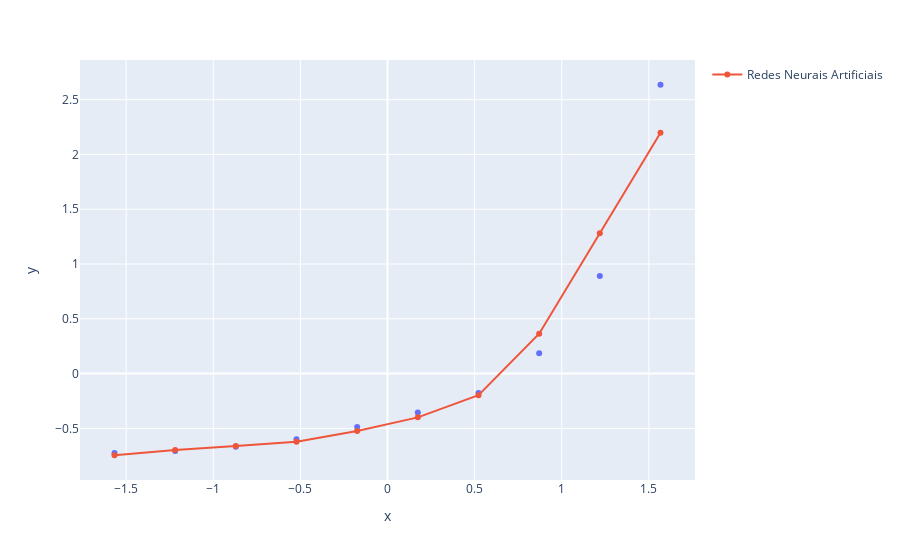

Notebook source saved alongside this figure:
### Code cell
grafico = px.scatter(x = x_plano_saude2_scaled.ravel(), y = y_plano_saude2_scaled.ravel())
grafico.add_scatter(x = x_plano_saude2_scaled.ravel(), y = regressor_rna_saude.predict(x_plano_saude2_scaled), name = 'Redes Neurais Artificiais')
grafico.show()

### Figure 1 — Plotly figure (JSON) as saved in the notebook; plotly's stock layout.template omitted (floating-point values rounded to 4 significant figures)
{"data": [{"hovertemplate": "x=%{x}<br>y=%{y}<extra></extra>", "legendgroup": "", "marker": {"color": "#636efa", "symbol": "circle"}, "mode": "markers", "name": "", "orientation": "v", "showlegend": false, "type": "scatter", "x": [-1.567, -1.219, -0.8704, -0.5222, -0.1741, 0.1741, 0.5222, 0.8704, 1.219, 1.567], "xaxis": "x", "y": [-0.724, -0.7066, -0.6682, -0.5984, -0.4867, -0.3542, -0.1762, 0.1867, 0.8915, 2.636], "yaxis": "y"}, {"name": "Redes Neurais Artificiais", "type": "scatter", "x": [-1.567, -1.219, -0.8704, -0.5222, -0.1741, 0.1741, 0.5222, 0.8704, 1.219, 1.567], "y": [-0.7451, -0.6963, -0.6616, -0.6215, -0.5231, -0.3993, -0.1964, 0.3643, 1.281, 2.199]}], "layout": {"legend": {"tracegroupgap": 0}, "margin": {"t": 60}, "xaxis": {"anchor": "y", "domain": [0, 1], "title": {"text": "x"}}, "yaxis": {"anchor": "x", "domain": [0, 1], "title": {"text": "y"}}}}
